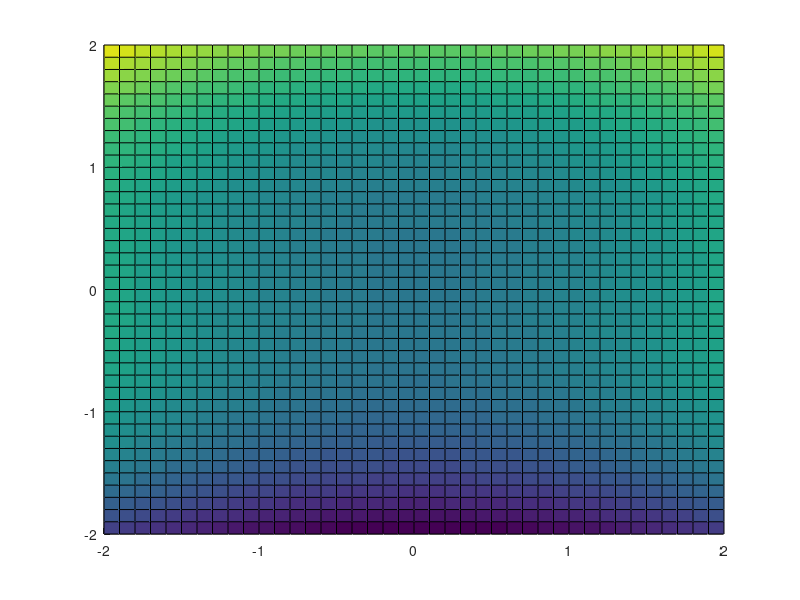

This figure's MATLAB source:
% surface(x, y, z)得到函数在x-y平面的投影图，以颜色区分z的大小
[x, y] = meshgrid(-2: 0.1: 2);
z = x.^2 + y.^3;
surface(x, y, z);
